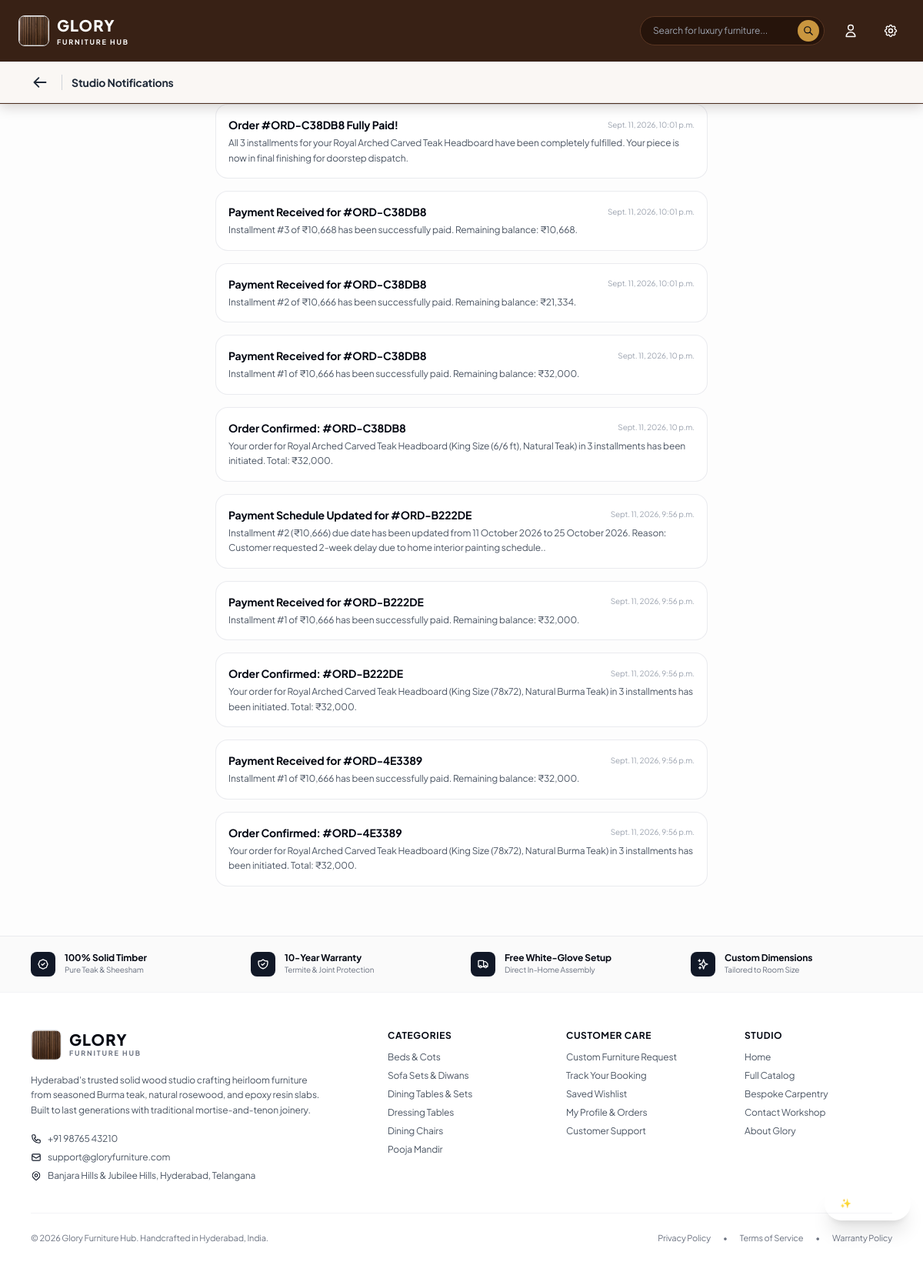
Screenshot of /notifications/ (signed in) with the database file from the repository.
### apps/accounts/models.py (models this page shows, shortened)
class Notification(models.Model):
    title = models.CharField(max_length=200)
    description = models.TextField()
    type = models.CharField(max_length=50, default='general')
    read = models.BooleanField(default=False)
    created_at = models.DateTimeField(auto_now_add=True)
    class Meta:
        ordering = ['-created_at']

### apps/accounts/views.py (the view)
# urls.py: path('notifications/', views.notifications_view, name='notifications'),
def notifications_view(request):
    notifications = Notification.objects.all().order_by('-created_at')
    return render(request, 'accounts/notifications.html', {'notifications': notifications})

### templates/accounts/notifications.html (shortened to what this page needs)
{% extends 'base.html' %}
{% load static %}
{% block back_bar %}
<div class="w-full bg-[#FAF7F4] border-t border-b border-gray-200/80 px-4 sm:px-6 lg:px-10 py-2.5 flex items-center justify-between shadow-2xs relative z-20">
  <div class="flex items-center gap-3 flex-shrink-0">
    <button onclick="window.history.length > 1 ? window.history.back() : window.location.href='{% url 'profile' %}';" class="p-1.5 -ml-1 rounded-full hover:bg-gray-200 text-gray-800 hover:text-gray-950 transition-colors active-tap flex items-center justify-center flex-shrink-0" aria-label="Go back">
      <svg class="w-5 h-5 stroke-[2.2]" fill="none" stroke="currentColor" viewBox="0 0 24 24"><path stroke-linecap="round" stroke-linejoin="round" stroke-width="2.2" d="M10 19l-7-7m0 0l7-7m-7 7h18"/></svg>
    </button>
    <span class="text-xs sm:text-sm font-bold text-gray-800 border-l border-gray-300 pl-3 leading-none">
      Studio Notifications
    </span>
  </div>
</div>
{% endblock %}
{% block content %}
<div class="w-full max-w-2xl mx-auto px-4 py-8 space-y-4">
  {% for n in notifications %}
  <div class="p-4 bg-white rounded-2xl border border-gray-200/80 shadow-2xs space-y-1">
    <div class="flex items-center justify-between">
      <h3 class="font-bold text-xs sm:text-sm text-gray-950">{{ n.title }}</h3>
      <span class="text-[10px] text-gray-400">{{ n.created_at }}</span>
    </div>
    <p class="text-xs text-gray-600 leading-relaxed">{{ n.description }}</p>
  </div>
  {% endfor %}
</div>
{% endblock %}

### templates/base.html (style rules this page uses)
body { font-family: 'Plus Jakarta Sans', system-ui, -apple-system, BlinkMacSystemFont, sans-serif; background-color: #FDFDFD; color: #1E1E1E; -webkit-font-smoothing: antialiased; -moz-osx-font-smoothing: grayscale; letter-spacing: -0.01em; }

### rows the page displays
Notification: title "Order #ORD-C38DB8 Fully Paid!", created_at "Sept. 11, 2026, 10:01 p.m.", description "All 3 installments for your Royal Arched Carved Teak Headboard have been completely fulfilled. Your piece is now in final finishing for doorstep dispatch."
Notification: title "Payment Received for #ORD-C38DB8", created_at "Sept. 11, 2026, 10:01 p.m.", description "Installment #3 of ₹10,668 has been successfully paid. Remaining balance: ₹10,668."
Notification: title "Payment Received for #ORD-C38DB8", created_at "Sept. 11, 2026, 10:01 p.m.", description "Installment #2 of ₹10,666 has been successfully paid. Remaining balance: ₹21,334."
Notification: title "Payment Received for #ORD-C38DB8", created_at "Sept. 11, 2026, 10 p.m.", description "Installment #1 of ₹10,666 has been successfully paid. Remaining balance: ₹32,000."
Notification: title "Order Confirmed: #ORD-C38DB8", created_at "Sept. 11, 2026, 10 p.m.", description "Your order for Royal Arched Carved Teak Headboard (King Size (6/6 ft), Natural Teak) in 3 installments has been initiated. Total: ₹32,000."
Notification: title "Payment Schedule Updated for #ORD-B222DE", created_at "Sept. 11, 2026, 9:56 p.m.", description "Installment #2 (₹10,666) due date has been updated from 11 October 2026 to 25 October 2026. Reason: Customer requested 2-week delay due to home interior painting schedule.."
Notification: title "Payment Received for #ORD-B222DE", created_at "Sept. 11, 2026, 9:56 p.m.", description "Installment #1 of ₹10,666 has been successfully paid. Remaining balance: ₹32,000."
Notification: title "Order Confirmed: #ORD-B222DE", created_at "Sept. 11, 2026, 9:56 p.m.", description "Your order for Royal Arched Carved Teak Headboard (King Size (78x72), Natural Burma Teak) in 3 installments has been initiated. Total: ₹32,000."
Notification: title "Payment Received for #ORD-4E3389", created_at "Sept. 11, 2026, 9:56 p.m.", description "Installment #1 of ₹10,666 has been successfully paid. Remaining balance: ₹32,000."
Notification: title "Order Confirmed: #ORD-4E3389", created_at "Sept. 11, 2026, 9:56 p.m.", description "Your order for Royal Arched Carved Teak Headboard (King Size (78x72), Natural Burma Teak) in 3 installments has been initiated. Total: ₹32,000."
